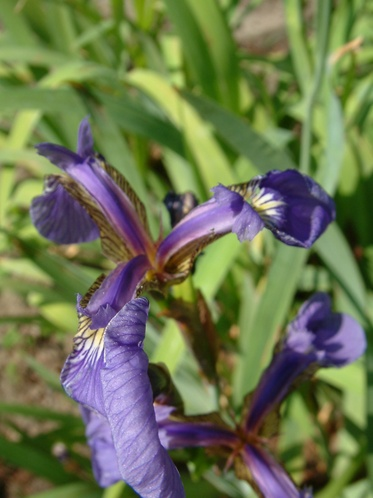
#> input picture Iris_setosa.jpg, 373 x 498 px, shrunk from 960 x 1280 before the run, found by its file name
$ python SVM.py
#> lines starting #> are read from the running program, lines starting #| are printed output that depends on the picture
#IMPORTS
import numpy as np
import pandas as pd
import matplotlib.pyplot as plt
import seaborn as sns
sns.set_style('whitegrid')

#Change Working Directory if required
import os
os.getcwd()
os.chdir('C:\\Users\\User\\Desktop\\school\\Python\\projects\\SVM')

#Flower Images
from PIL import Image
import PIL
im1 = Image.open('C:\\Users\\User\\Documents\\Iris_setosa.jpg')
#> im1 is the input picture: PIL image 373x498 RGB; mean R, G, B 108.1, 116.9, 80.5
im1.show()
im1.save('setosa.jpg')

im2 = Image.open('C:\\Users\\User\\Documents\\Iris_versicolor.jpg')
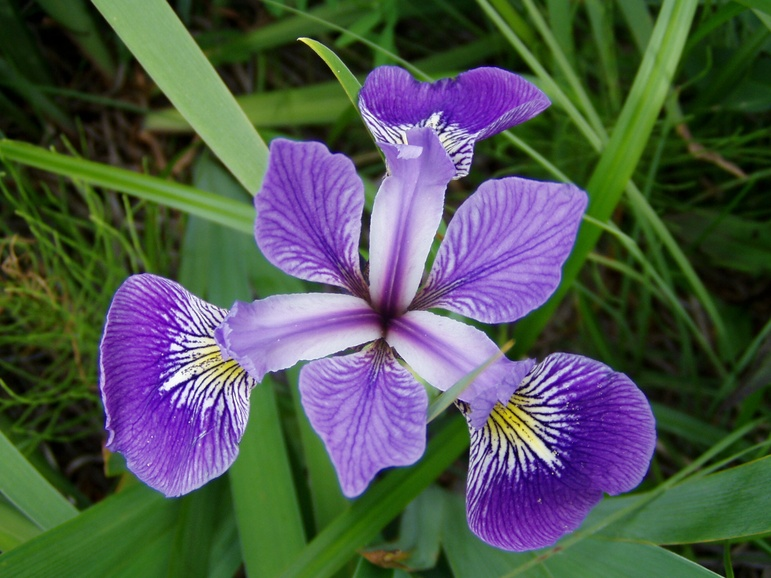
#> input picture Iris_versicolor.jpg, 771 x 578 px, shrunk from 1984 x 1488 before the run, found by its file name
#> im2 is the input picture: PIL image 771x578 RGB; mean R, G, B 79, 86.8, 80.2
im2.show()
im2.save('versicolor.jpg')

im3 = Image.open('C:\\Users\\User\\Documents\\Iris_virginica.jpg')
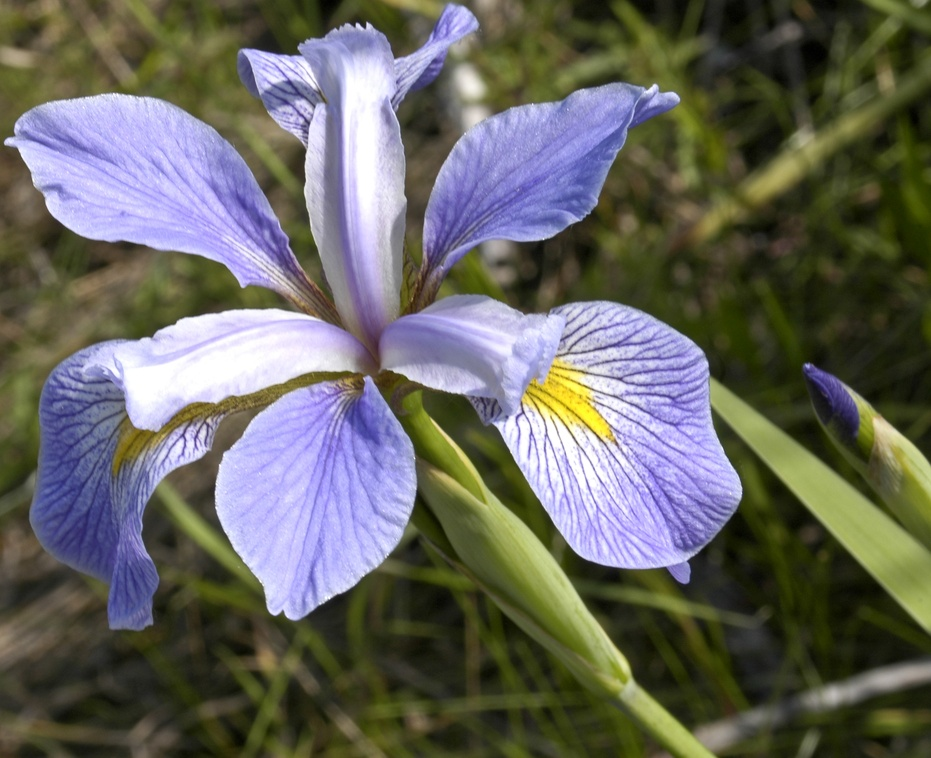
#> input picture Iris_virginica.jpg, 931 x 758 px, shrunk from 2395 x 1950 before the run, found by its file name
#> im3 is the input picture: PIL image 931x758 RGB; mean R, G, B 103.4, 103, 96.6
im3.show()
im3.save('virginica.jpg')

#LOAD DATASET

#> (the run stopped early here; a loop or call above may not have finished)
